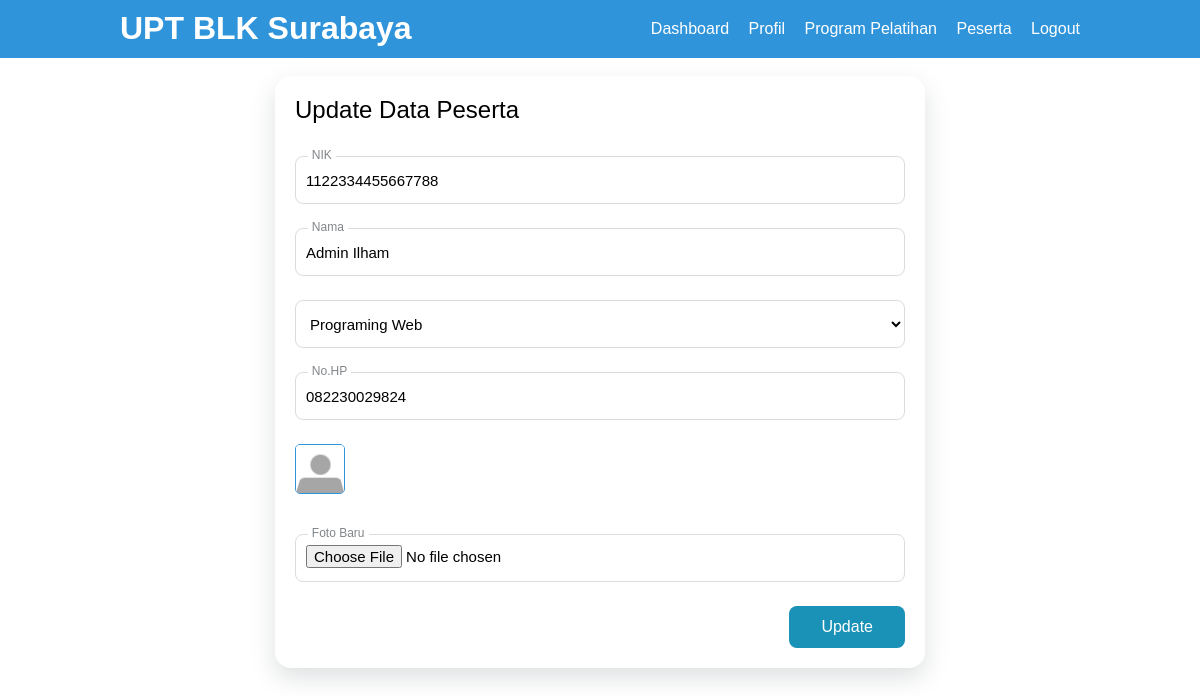
Screenshot of /update.php?id_user=19 (signed in) with the database file from the repository.
### tables this page shows
CREATE TABLE `userdata` (
  `id_user` int(11) NOT NULL,
  `NIK` bigint(16) NOT NULL,
  `nama_lengkap` varchar(100) NOT NULL,
  `subJurusan` varchar(80) NOT NULL,
  `no_tlp` varchar(13) NOT NULL,
  `foto` varchar(200) NOT NULL DEFAULT 'profil.jpg',
  `password` varchar(200) NOT NULL,
  `status` tinyint(1) NOT NULL DEFAULT 0
);

### update.php (the view, shortened to what this page needs)
<?php
    include 'prosesUpdate.php';
    $id_user = $_GET['id_user'];
    $ambildata = "SELECT * FROM userdata WHERE id_user = $id_user";
    $ambildata = mysqli_query($kon, $ambildata);
    $dataUser = mysqli_fetch_assoc($ambildata);
?>
<!DOCTYPE html>
<html>
<head>
    <link rel="stylesheet" href="dashboard.css">
</head>
<body>
    <header>
        <div class="container">
        <h1><a href="dashboard.php">UPT BLK Surabaya</a></h1>
        <ul>
            <li><a href="dashboard.php">Dashboard</a></li>
            <li><a href="profil.php">Profil</a></li>
            <li><a href="programdash.php">Program Pelatihan</a></li>
            <li><a href="pesertadash.php">Peserta</a></li>
            <li><a href="keluar.php">Logout</a></li>
        </ul>
        </div>
    </header><br>
    <div class="containerr">
	<div class="carddd">
    <form action="" method="POST" class="form" enctype="multipart/form-data">
    <h2 class="form_title">Update Data Peserta</h2>
    <div class="form_div">
		<input class="form_input" name="NIK" type="text" placeholder=" " value="<?= $dataUser['NIK']; ?>">
		<label for="" class="form_label">NIK</label>
	</div>
    <div class="form_div">
		<input class="form_input" name="nama" type="text"  placeholder=" " value="<?= $dataUser['nama_lengkap']; ?>">
		<label for="" class="form_label">Nama</label>
	</div>
    <div class="form_div">
    <select class="form_input" name="subJurusan">
        <option value="<?= $dataUser['subJurusan']; ?>"><?= $dataUser['subJurusan']; ?></option>
    </select><br>
    </div>
    <div class="form_div">
		<input class="form_input" name="noHp" type="text"  placeholder=" " value="<?= $dataUser['no_tlp']; ?>">
		<label for="" class="form_label">No.HP</label>
	</div>
    <div class="form_div">
        <img src="img/img_user/<?= $dataUser['foto']; ?>">
    </div><br>
    <div class="form_div">
        <input placeholder="foto" class="form_input" type="file" name="foto" autocomplete="off" required>
        <label for="" class="form_label">Foto Baru</label>
    </div>
    <input type="submit" name="update" class="form_button" value="Update"></input>
    </form><br>
    </body>
</html>

### dashboard.css (style rules this page uses)
* { margin: 0; font-family: "Raleway", sans-serif; }
header { background-color: #3094db; color: white; }
header h1 { float: left; padding:10px 0; }
header ul { float: right; }
header ul li { display: inline-block; }
header ul li a { padding:20px 0 20px 15px; display: inline-block; }
a { color: inherit; text-decoration: none; }
.container { width: 80%; margin: 0 auto; }
.container:after { content: ''; display: block; clear: both; }
:root { --color: #3c3163; --transition-time: 0.5s; }
* { box-sizing: border-box; }
a { color: inherit; }
:root { --first-color: #1a91b6; --input-color: #80868B; --border-color: #DADCE0; --normal-font-size: 1rem; --small-font-size: .75rem; }
*,::before,::after { box-sizing: border-box; }
h2 { margin: 0; }
.containerr { width: 80%; margin: 0 auto; }
.containerr:after { content: ''; display: block; clear: both; }
.carddd { display: flex; justify-content: center; align-items: center; }
.form { width: 650px; padding: 20px 20px; border-radius: 1rem; background-color: white; box-shadow: 0 10px 25px rgba(92,99,105,.2); }
.form_title { font-weight: 400; margin-bottom: 2rem; }
.form_div { position: relative; height: 48px; margin-bottom: 1.5rem; }
.form_input { position: absolute; top: 0; left: 0; width: 100%; height: 100%; font-size: 15px; border: 1px solid var(--border-color); border-radius: .5rem; outline: none; padding: 10px; background: none; z-index: 1; }
.form_label { position: absolute; left: 1rem; top: 1rem; padding: 0 .25rem; background-color: #fff; color: var(--input-color); font-size: var(--normal-font-size); transition: .3s; }
.form_button { display: block; margin-left: auto; padding: .75rem 2rem; outline: none; border: none; background-color: var(--first-color); color: #fff; font-size: var(--normal-font-size); border-radius: .5rem; cursor: pointer; transition: .3s; }
img { width: 50px; height: 50px; border: 1px solid #3094db; border-radius: 5px; }

### rows the page displays
userdata: NIK "1122334455667788", nama "Admin Ilham", subJurusan "Programing Web", noHp "082230029824", foto (picture)
